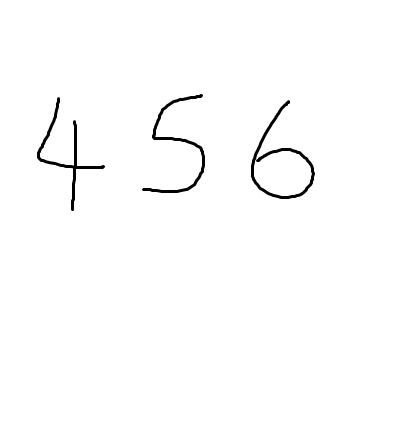
#> input picture sample1.png, 396 x 439 px
$ python instance_segmentation.py sample1.png
#> lines starting #> are read from the running program, lines starting #| are printed output that depends on the picture; after the words box and inside, x2 and y2 are one past the last pixel; in counts of white or black regions, pixels touching at a corner belong together
# Usage:
#   python instance_segmentation.py input_image.png
#   python instance_segmentation.py input_image.png --fixed-thresh 150
#   python instance_segmentation.py input_image.png --skip-morph

import cv2
import numpy as np
import os
import sys
import random

# --- Image Preprocessing ---

def threshold_otsu_inverted(img_bgr):
    """Convert to grayscale and apply Otsu's thresholding with inversion."""
    gray = cv2.cvtColor(img_bgr, cv2.COLOR_BGR2GRAY) if img_bgr.ndim == 3 else img_bgr
    _, thresh = cv2.threshold(gray, 0, 255, cv2.THRESH_BINARY_INV + cv2.THRESH_OTSU)
    return thresh

# [6 lines left out: function threshold_fixed, not called in this run]


# --- Morphological Operations ---

def morph_refine(bin_img, ksize=(3,3), close_iters=1, erode_iters=1):
    """Apply closing to fill gaps, then erosion to separate touching objects."""
    kernel = cv2.getStructuringElement(cv2.MORPH_ELLIPSE, ksize)
    refined = cv2.morphologyEx(bin_img, cv2.MORPH_CLOSE, kernel, iterations=close_iters)
    refined = cv2.erode(refined, kernel, iterations=erode_iters)
    return refined


# --- Instance Segmentation Method ---

def segment_instances_watershed(bin_img, min_area=50, dist_threshold=0.4):
    """
    Segment digit instances using distance transform and watershed.
    - bin_img: binary image (255 for digits, 0 for background)
    - min_area: minimum pixel area for valid instances
    - dist_threshold: relative threshold for foreground detection (0-1)
    Returns: list of (mask, bbox) where mask is np.array, bbox is (x1,y1,x2,y2)
    """
    if bin_img.size == 0:
        return []

    dist_map = cv2.distanceTransform(bin_img, cv2.DIST_L2, 3)
    if dist_map.max() <= 0:
        return []

    _, sure_fg = cv2.threshold(dist_map, dist_threshold * dist_map.max(), 255, 0)
    sure_fg = sure_fg.astype(np.uint8)

    unknown = cv2.subtract(bin_img, sure_fg)

    num_labels, markers = cv2.connectedComponents(sure_fg)
    markers = markers + 1
    markers[unknown == 255] = 0

    img_color = cv2.cvtColor(bin_img, cv2.COLOR_GRAY2BGR)
    cv2.watershed(img_color, markers)

    instances = []
    for label in range(2, num_labels + 1):
        mask = (markers == label).astype(np.uint8) * 255
        area = np.sum(mask > 0)
        if area < min_area:
            continue
        ys, xs = np.where(mask > 0)
        if len(xs) == 0:
            continue
        x1, y1 = xs.min(), ys.min()
        x2, y2 = xs.max() + 1, ys.max() + 1
        instances.append((mask, (x1, y1, x2, y2)))

    instances.sort(key=lambda x: x[1][0])
    return instances


# --- Visualization and Output ---

def visualize_instances(img, instances):
    """Overlay colored masks and draw bounding boxes on the image."""
    vis = img.copy()
    colors = [(random.randint(50, 255), random.randint(50, 255), random.randint(50, 255))
              for _ in instances]
    for i, (mask, (x1, y1, x2, y2)) in enumerate(instances):
        color = colors[i]
        color_mask = np.zeros_like(vis)
        color_mask[mask > 0] = color
        vis = cv2.addWeighted(vis, 0.7, color_mask, 0.3, 0)
        cv2.rectangle(vis, (x1, y1), (x2, y2), color, 1)
    return vis

# [10 lines left out: function save_segmented_crops, not called in this run]


# --- Main Segmentation Function ---

def process_digits(img_bgr, apply_morph=True, use_fixed_thresh=False, thresh_val=128, dist_threshold=0.4):
    """Segment digit instances from an input image."""
    if use_fixed_thresh:
        binary = threshold_fixed(img_bgr, thresh_val=thresh_val)
    else:
        binary = threshold_otsu_inverted(img_bgr)

    if apply_morph:
        binary = morph_refine(binary, ksize=(3, 3), close_iters=1, erode_iters=1)

    instances = segment_instances_watershed(binary, min_area=50, dist_threshold=dist_threshold)

    return instances, binary


# --- CLI Input ---

if __name__ == "__main__":
    if len(sys.argv) < 2:
        print("Usage: python instance_segmentation.py <image_path> [--skip-morph] [--fixed-thresh val] [--dist-thresh val] [--save output_dir]")
        sys.exit(1)

    image_path = sys.argv[1]
    apply_morph = "--skip-morph" not in sys.argv

    use_fixed = "--fixed-thresh" in sys.argv
    thresh_val = 128
    if use_fixed:
        idx = sys.argv.index("--fixed-thresh")
        if idx + 1 < len(sys.argv):
            thresh_val = int(sys.argv[idx + 1])

    dist_threshold = 0.4
    if "--dist-thresh" in sys.argv:
        idx = sys.argv.index("--dist-thresh")
        if idx + 1 < len(sys.argv):
            dist_threshold = float(sys.argv[idx + 1])

    output_dir = None
    if "--save" in sys.argv:
        idx = sys.argv.index("--save")
        if idx + 1 < len(sys.argv):
            output_dir = sys.argv[idx + 1]

    img = cv2.imread(image_path)
#> img is the input picture: shape (439, 396, 3); min 0, max 255, mean 252
    if img is None:
        raise FileNotFoundError(f"Could not load image: {image_path}")

    instances, binary = process_digits(img, apply_morph=apply_morph,
                                      use_fixed_thresh=use_fixed, thresh_val=thresh_val,
                                      dist_threshold=dist_threshold)
#> in threshold_otsu_inverted, `_, thresh = cv2.threshold(gray, 0, 255, cv2.THRESH_BINARY_INV + cv2.TH..`:
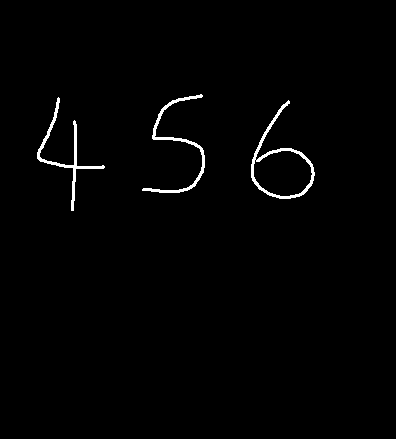
#> thresh: shape (439, 396); 1.2% white; 3 white regions, box (x1, y1, x2, y2) and area: (251, 100, 315, 199) 760, (37, 97, 105, 211) 680, (142, 94, 205, 193) 677
#> in morph_refine, `refined = cv2.erode(refined, kernel, iterations=erode_iters)`:
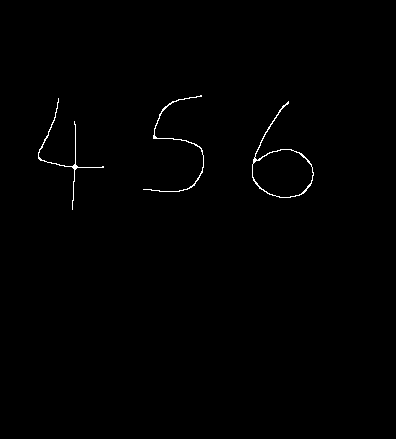
#> refined: shape (439, 396); 0.51% white in thin lines or dots, all inside (x1, y1, x2, y2) = (38, 95, 314, 210)
#> in segment_instances_watershed, `num_labels, markers = cv2.connectedComponents(sure_fg)`: num_labels = 4
#> in segment_instances_watershed, `markers = markers + 1`:
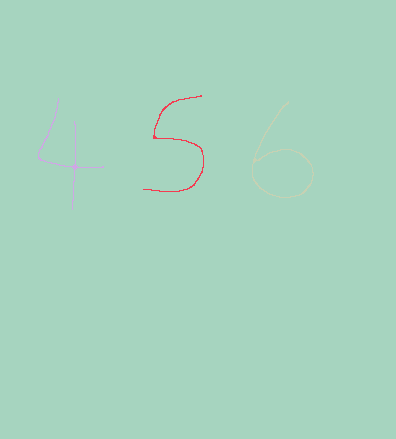
#> markers: shape (439, 396) int32; 4 distinct labels, from 1 to 4; one colour per label, 0 black
#> the loop in segment_instances_watershed, `for label in range(2, num_labels + 1):` made 3 passes
#> (area, x1, y1, x2, y2) on passes 1 to 3: (275, 143, 95, 204, 192), (265, 38, 98, 104, 210), (338, 252, 101, 314, 198)
#> pass 1, in segment_instances_watershed, `mask = (markers == label).astype(np.uint8) * 255`:
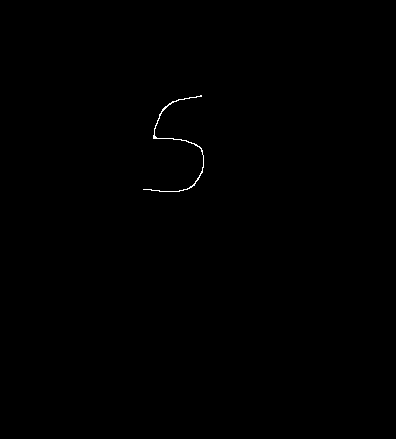
#> mask: shape (439, 396); 0.16% white in thin lines or dots, all inside (x1, y1, x2, y2) = (143, 95, 204, 192)
#> after the loop in segment_instances_watershed, `for label in range(2, num_labels + 1):`: instances = 3 items
#> instances = 3 items

    vis = visualize_instances(img, instances)
#> in visualize_instances, `colors = [(random.randint(50, 255), random.randint(50, 255), random.ra..`: colors = [(148, 244, 157), (60, 116, 180), (174, 153, 250)]
#> the loop in visualize_instances, `for i, (mask, (x1, y1, x2, y2)) in enumerate(instances):` made 3 passes
#> (x1, y1, x2, y2, color) on passes 1 to 3: (38, 98, 104, 210, (148, 244, 157)), (143, 95, 204, 192, (60, 116, 180)), (252, 101, 314, 198, (174, 153, 250))
#> pass 1, in visualize_instances, `vis = cv2.addWeighted(vis, 0.7, color_mask, 0.3, 0)`:
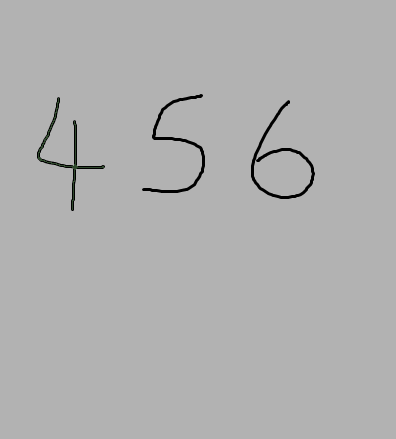
#> vis: shape (439, 396, 3); mean B, G, R 176, 176, 176
#> pass 2, in visualize_instances, `vis = cv2.addWeighted(vis, 0.7, color_mask, 0.3, 0)`:
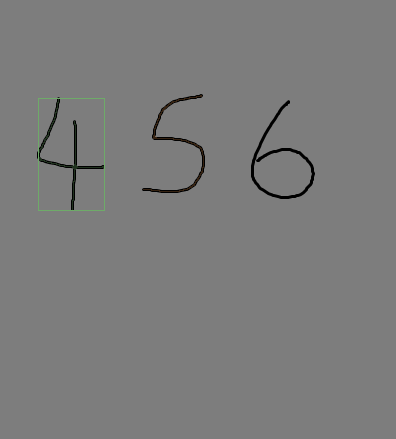
#> vis: shape (439, 396, 3); mean B, G, R 123.6, 123.8, 123.6
#> after the loop in visualize_instances, `for i, (mask, (x1, y1, x2, y2)) in enumerate(instances):`:
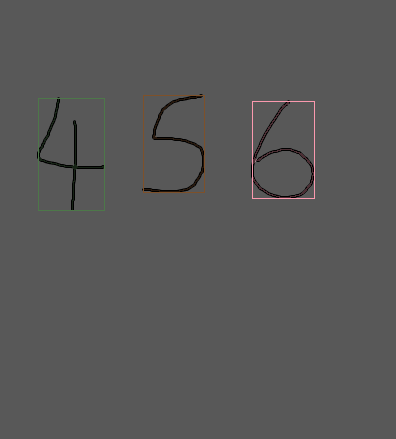
#> vis: shape (439, 396, 3); mean B, G, R 87.2, 87.4, 87.6

    num_instances = len(instances)
#> num_instances = 3
    bboxes = [inst[1] for inst in instances]
#> bboxes = [(38, 98, 104, 210), (143, 95, 204, 192), (252, 101, 314, 198)]
    print(f"Detected {num_instances} digit instance(s). Bounding boxes (x1,y1,x2,y2):\n{bboxes}")
#| Detected 3 digit instance(s). Bounding boxes (x1,y1,x2,y2):
#| [(38, 98, 104, 210), (143, 95, 204, 192), (252, 101, 314, 198)]

    cv2.imshow("Binary Image", binary)
    cv2.imshow("Segmented Digits", vis)
    cv2.waitKey(0)
    cv2.destroyAllWindows()

    if output_dir:
        save_segmented_crops(img, instances, output_dir)
        print(f"Saved segmented crops to: {output_dir}")

print("Starting digit instance segmentation...")
print("Command-line args:", sys.argv)

$ run again, on add.png
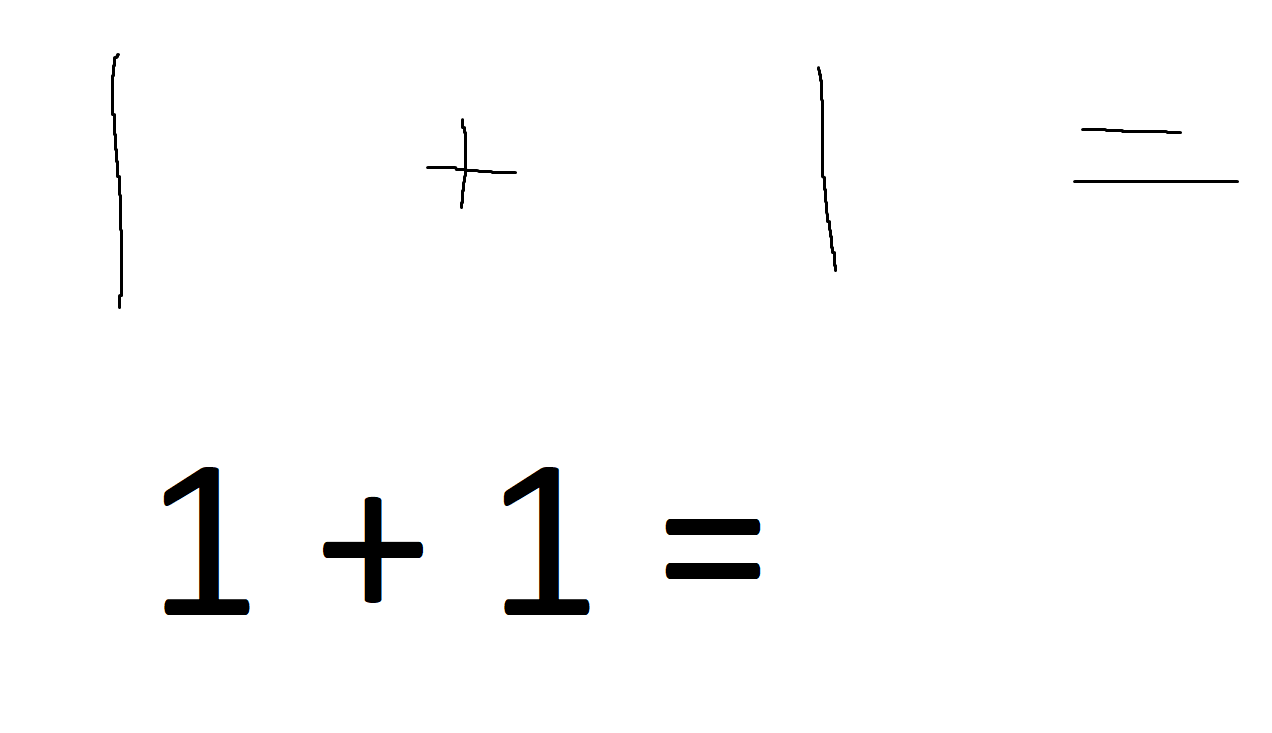
#> input picture add.png, 1272 x 733 px
#> img is the input picture: shape (733, 1272, 3); mean B, G, R 250.1, 250.1, 250.1
#> thresh: shape (733, 1272); 1.9% white; 10 white regions, largest, box (x1, y1, x2, y2) and area: (164, 467, 250, 615) 4560, (504, 467, 590, 615) 4560, (323, 497, 423, 603) 3088
#> unknown: shape (733, 1272); 0.88% white; 10 white regions, largest, box (x1, y1, x2, y2) and area: (165, 468, 249, 614) 2069, (505, 468, 589, 614) 2069, (324, 498, 422, 602) 1504
#> num_labels = 6
#> in segment_instances_watershed, `markers[unknown == 255] = 0`:
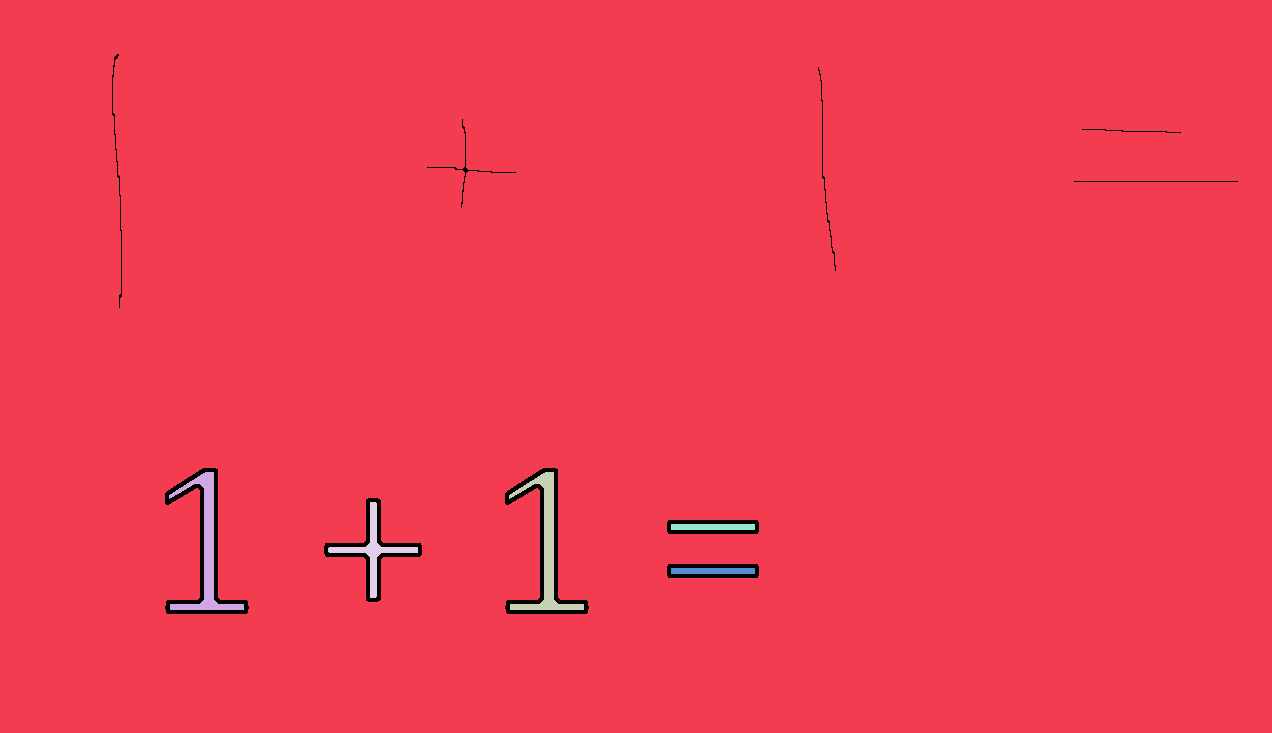
#> markers: shape (733, 1272) int32; 7 distinct labels, from 0 to 6; one colour per label, 0 black
#> img_color: shape (733, 1272, 3); 1.5% white; 10 white regions, largest, box (x1, y1, x2, y2) and area: (165, 468, 249, 614) 4060, (505, 468, 589, 614) 4060, (324, 498, 422, 602) 2710
#> the loop in segment_instances_watershed, `for label in range(2, num_labels + 1):` made 5 passes
#> (area, x1, y1, x2, y2) on passes 1 to 5: (3561, 166, 469, 248, 613), (3561, 506, 469, 588, 613), (2334, 325, 499, 421, 601), (1076, 668, 521, 758, 533), (1076, 668, 565, 758, 577)
#> after the loop in segment_instances_watershed, `for label in range(2, num_labels + 1):`: instances = 5 items
#> colors = [(148, 244, 157), (60, 116, 180), (174, 153, 250), (127, 172, 141), (199, 105, 179)]
#> the loop in visualize_instances, `for i, (mask, (x1, y1, x2, y2)) in enumerate(instances):` made 5 passes
#> (x1, y1, x2, y2, color) on passes 1 to 5: (166, 469, 248, 613, (148, 244, 157)), (325, 499, 421, 601, (60, 116, 180)), (506, 469, 588, 613, (174, 153, 250)), (668, 521, 758, 533, (127, 172, 141)), (668, 565, 758, 577, (199, 105, 179))
#> after the loop in visualize_instances, `for i, (mask, (x1, y1, x2, y2)) in enumerate(instances):`:
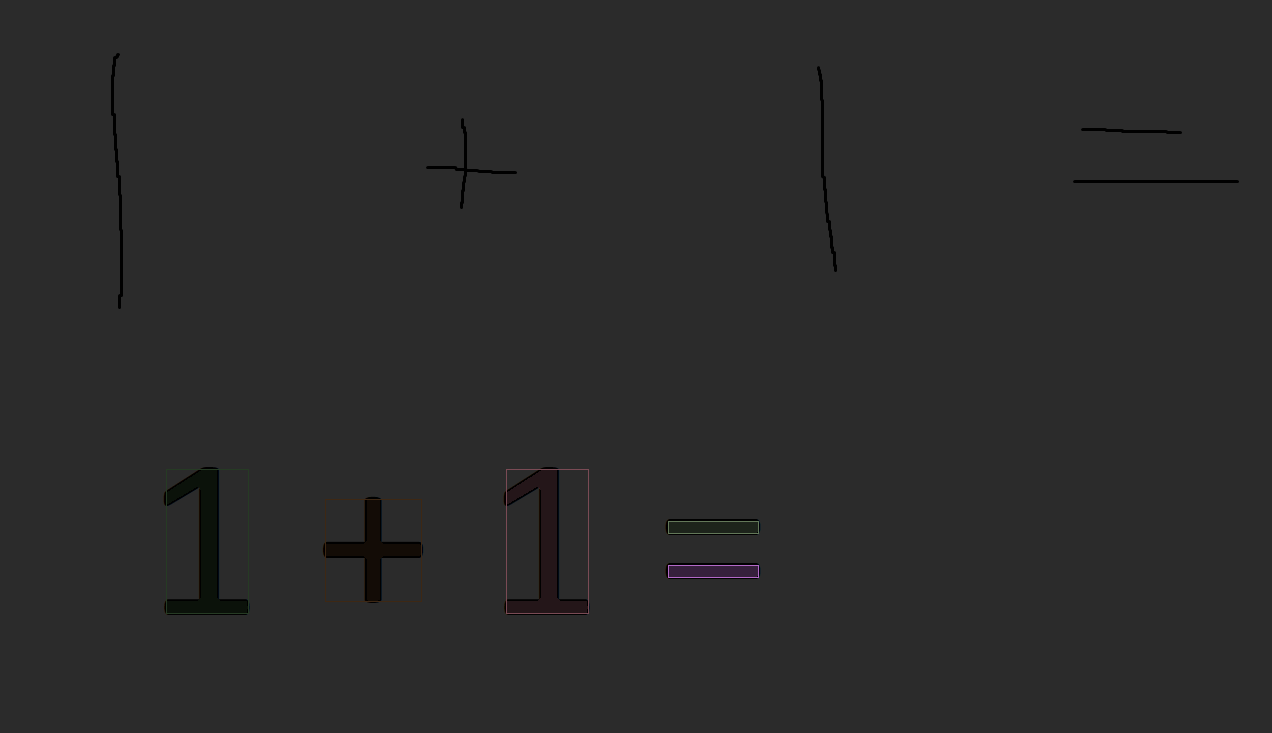
#> vis: shape (733, 1272, 3); mean B, G, R 42.5, 42.5, 42.6
#> num_instances = 5
#> bboxes = [(166, 469, 248, 613), (325, 499, 421, 601), (506, 469, 588, 613), (668, 521, 758, 533), (668, 565, 758, 577)]
#| Detected 5 digit instance(s). Bounding boxes (x1,y1,x2,y2):
#| [(166, 469, 248, 613), (325, 499, 421, 601), (506, 469, 588, 613), (668, 521, 758, 533), (668, 565, 758, 577)]

$ run again, on all.png
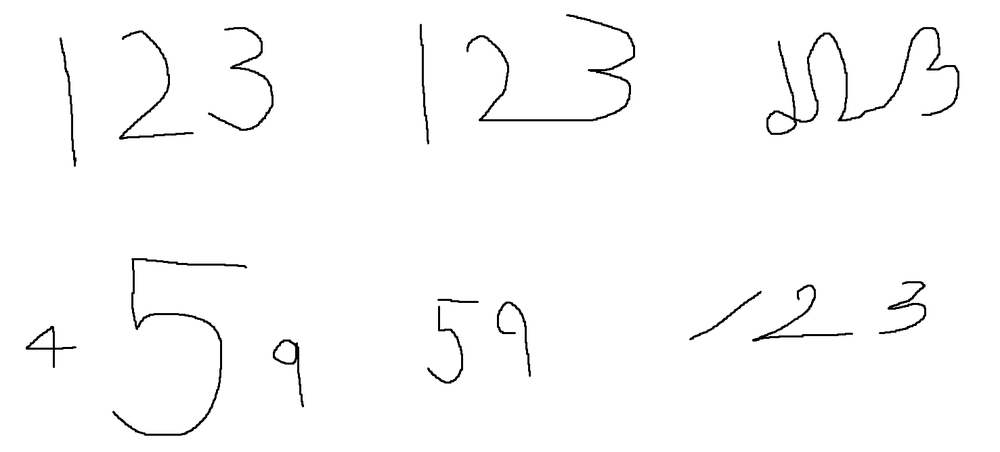
#> input picture all.png, 1000 x 452 px, shrunk from 1477 x 667 before the run
#> img is the input picture: shape (452, 1000, 3); min 0, max 255, mean 250.8
#> in threshold_otsu_inverted, `_, thresh = cv2.threshold(gray, 0, 255, cv2.THRESH_BINARY_INV + cv2.TH..`:
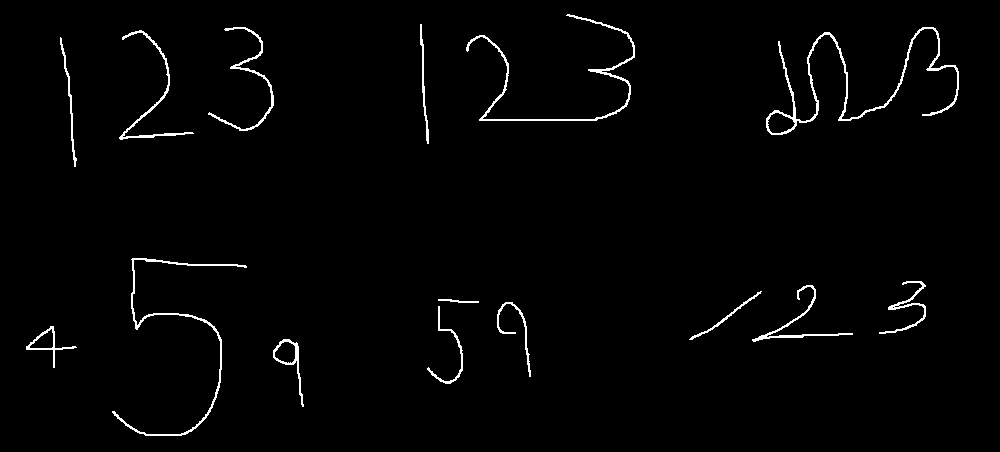
#> thresh: shape (452, 1000); 1.7% white in thin lines or dots, all inside (x1, y1, x2, y2) = (26, 14, 959, 436)
#> unknown: shape (452, 1000); 0.39% white in thin lines or dots, all inside (x1, y1, x2, y2) = (27, 15, 958, 435)
#> num_labels = 15
#> in segment_instances_watershed, `markers[unknown == 255] = 0`:
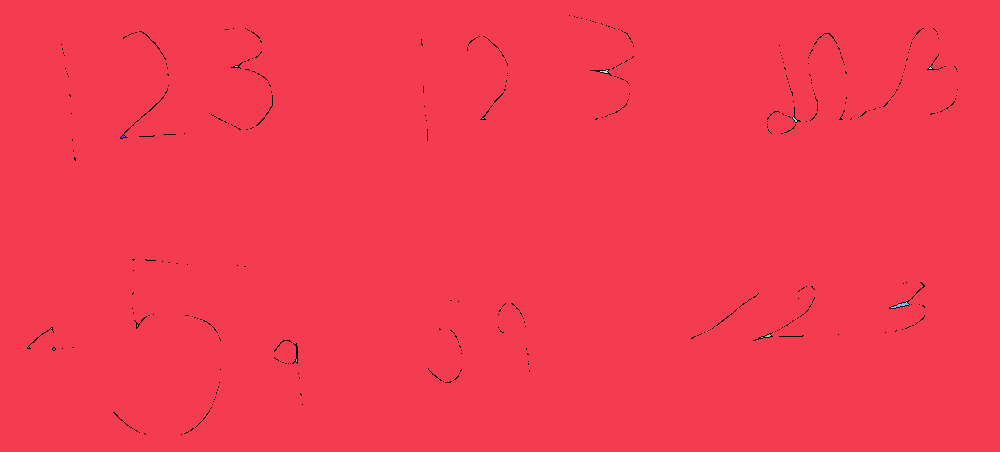
#> markers: shape (452, 1000) int32; 16 distinct labels, from 0 to 15; one colour per label, 0 black
#> the loop in segment_instances_watershed, `for label in range(2, num_labels + 1):` made 14 passes
#> area on pass 7: 37
#> after the loop in segment_instances_watershed, `for label in range(2, num_labels + 1):`: instances = []
#> num_instances = 0
#> bboxes = []
#| Detected 0 digit instance(s). Bounding boxes (x1,y1,x2,y2):
#| []
